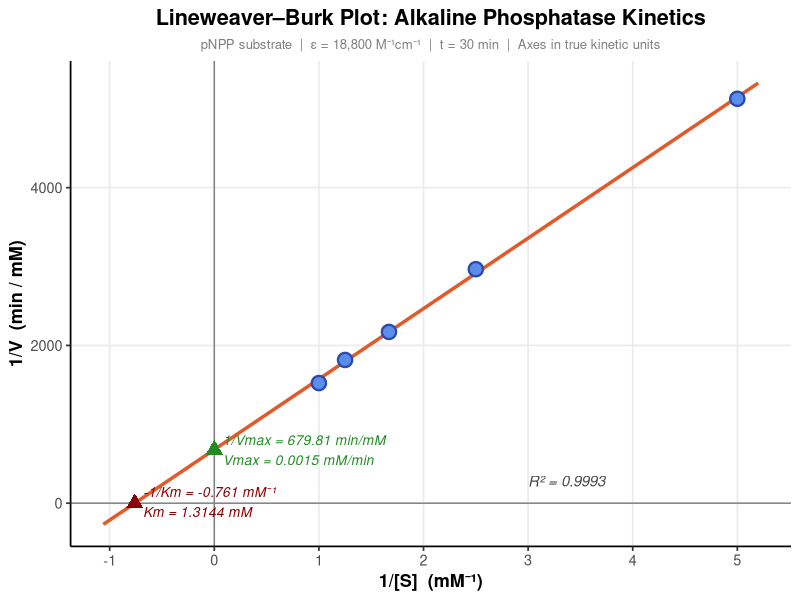
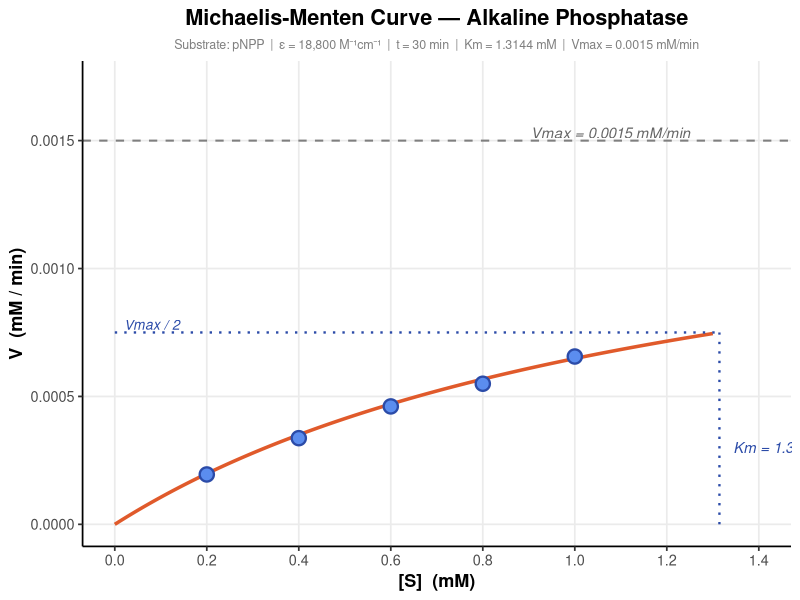
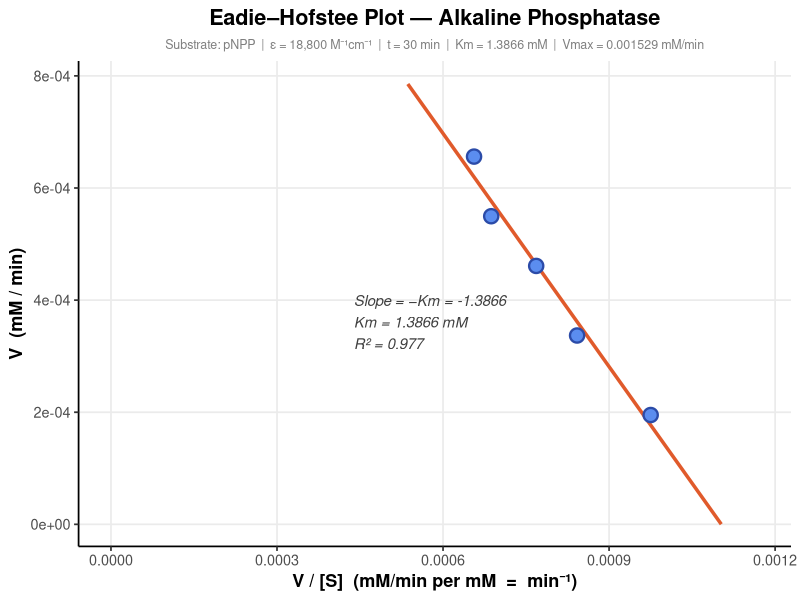

R code for these plots, in order:
# Load required libraries
library(ggplot2)

# ----- Experimental Constants -----
epsilon         <- 18800      # Molar extinction coefficient of pNP at 405 nm (M⁻¹ cm⁻¹)
path_length     <- 1          # Cuvette path length in cm
reaction_time   <- 30         # *** Set your actual reaction time in minutes ***

# Beer-Lambert conversion factor: OD → mM/min
# V (mM/min) = OD × 1000 / (ε × l × t)
# Therefore: 1/V = (ε × l × t) / (OD × 1000)
BL_factor <- (epsilon * path_length * reaction_time) / 1000

cat("=== Beer-Lambert Conversion ===\n")
cat(sprintf("ε (pNP, 405nm) : %d M⁻¹cm⁻¹\n", epsilon))
cat(sprintf("Path length    : %d cm\n", path_length))
cat(sprintf("Reaction time  : %d min\n", reaction_time))
cat(sprintf("Scaling factor : %.2f  [1/V = factor × 1/OD]\n\n", BL_factor))

# ----- Raw Data -----
inv_S  <- c(1, 1.25, 1.67, 2.5, 5)         # 1/[S] in mM⁻¹
inv_OD <- c(2.7, 3.22, 3.85, 5.26, 9.09)   # 1/OD

# ----- Convert 1/OD → 1/V (min/mM) -----
# 1/V = (ε × l × t / 1000) × (1/OD)
inv_V  <- inv_OD * BL_factor

df <- data.frame(inv_S, inv_OD, inv_V)

cat("=== Converted Data ===\n")
print(data.frame(
  "1/[S] (mM⁻¹)" = inv_S,
  "1/OD"          = inv_OD,
  "1/V (min/mM)"  = round(inv_V, 2),
  check.names     = FALSE
))
cat("\n")

# ----- Linear Regression on converted values -----
lm_fit    <- lm(inv_V ~ inv_S, data = df)
intercept <- coef(lm_fit)[1]   # 1/Vmax
slope     <- coef(lm_fit)[2]   # Km/Vmax

# ----- Kinetic Parameters -----
Vmax  <- 1 / intercept         # mM/min
Km    <- slope * Vmax          # mM
x_int <- -intercept / slope    # -1/Km

cat("=== Lineweaver-Burk Kinetic Parameters ===\n")
cat(sprintf("Slope       : %.4f\n", slope))
cat(sprintf("Y-intercept : %.4f min/mM  →  Vmax = %.4f mM/min\n", intercept, Vmax))
cat(sprintf("X-intercept : %.4f mM⁻¹   →  Km   = %.4f mM\n", x_int, Km))
cat(sprintf("R²          : %.4f\n", summary(lm_fit)$r.squared))

# ----- Extended regression line -----
x_range  <- seq(x_int - 0.3, max(inv_S) + 0.2, length.out = 500)
fit_line <- data.frame(
  inv_S = x_range,
  inv_V = intercept + slope * x_range
)

# ----- Intercept points -----
y_int_pt <- data.frame(inv_S = 0,     inv_V = intercept)
x_int_pt <- data.frame(inv_S = x_int, inv_V = 0)

# ----- Plot -----
ggplot() +
  
  # Regression line
  geom_line(data = fit_line,
            aes(x = inv_S, y = inv_V),
            color = "#E05A2B", linewidth = 1.2) +
  
  # Reference axes
  geom_hline(yintercept = 0, color = "grey50", linewidth = 0.5) +
  geom_vline(xintercept = 0, color = "grey50", linewidth = 0.5) +
  
  # Data points
  geom_point(data = df,
             aes(x = inv_S, y = inv_V),
             color = "#2B4BA8", size = 4, shape = 21,
             fill = "#5B8DEF", stroke = 1.2) +
  
  # Y-intercept (1/Vmax)
  geom_point(data = y_int_pt,
             aes(x = inv_S, y = inv_V),
             color = "#228B22", size = 4, shape = 17) +
  annotate("text",
           x = 0.08, y = intercept - 8,
           label = paste0("1/Vmax = ", round(intercept, 2), " min/mM",
                          "\nVmax = ",  round(Vmax, 4), " mM/min"),
           hjust = 0, color = "#228B22", size = 3.5, fontface = "italic") +
  
  # X-intercept (-1/Km)
  geom_point(data = x_int_pt,
             aes(x = inv_S, y = inv_V),
             color = "#8B0000", size = 4, shape = 17) +
  annotate("text",
           x = x_int + 0.08, y = 15,
           label = paste0("-1/Km = ", round(x_int, 3), " mM⁻¹",
                          "\nKm = ",   round(Km, 4), " mM"),
           hjust = 0, color = "#8B0000", size = 3.5, fontface = "italic") +
  
  # R² annotation
  annotate("text",
           x = 3.0, y = 280,
           label = paste0("R² = ", round(summary(lm_fit)$r.squared, 4)),
           hjust = 0, color = "grey30", size = 3.8, fontface = "italic") +
  
  # Labels
  labs(
    title    = "Lineweaver–Burk Plot: Alkaline Phosphatase Kinetics",
    subtitle = paste0("pNPP substrate  |  ε = 18,800 M⁻¹cm⁻¹  |  t = ",
                      reaction_time, " min  |  Axes in true kinetic units"),
    x        = "1/[S]  (mM⁻¹)",
    y        = "1/V  (min / mM)"
  ) +
  
  scale_x_continuous(breaks = seq(-1, 6, by = 1)) +
  
  theme_classic(base_size = 13) +
  theme(
    plot.title       = element_text(face = "bold", hjust = 0.5),
    plot.subtitle    = element_text(hjust = 0.5, color = "grey50", size = 9.5),
    axis.title       = element_text(face = "bold"),
    panel.grid.major = element_line(color = "grey92")
  )
# ============================================================
# ENZYME KINETICS ANALYSIS — ALKALINE PHOSPHATASE (pNPP)
# Plots: Michaelis-Menten & Eadie-Hofstee
# Kinetic parameters sourced from Lineweaver-Burk regression
# ============================================================

library(ggplot2)

# ----- Experimental Constants -----
epsilon       <- 18800   # Molar extinction coefficient of pNP at 405nm (M⁻¹cm⁻¹)
path_length   <- 1       # cm
reaction_time <- 30      # minutes — change to your actual assay time

# Beer-Lambert conversion: V (mM/min) = OD × 1000 / (ε × l × t)
BL_factor <- (epsilon * path_length * reaction_time) / 1000

# ----- Raw Data -----
S_mM     <- c(1.0, 0.8, 0.6, 0.4, 0.2)      # [S] in mM
od_raw   <- c(0.37, 0.31, 0.26, 0.19, 0.11)  # OD at 405nm

# ----- Convert OD → V (mM/min) via Beer-Lambert -----
V_mM_min <- od_raw / BL_factor

df <- data.frame(S = S_mM, V = V_mM_min)

cat("=== Converted Velocity Values ===\n")
print(data.frame(
  "[S] (mM)"   = S_mM,
  "OD"         = od_raw,
  "V (mM/min)" = round(V_mM_min, 6),
  check.names  = FALSE
))

# ----- Kinetic Parameters from Lineweaver-Burk -----
Km   <- 1.3144   # mM  — from LB x-intercept
Vmax <- 0.0015   # mM/min — from LB y-intercept

cat(sprintf("\nUsing LB-derived parameters: Km = %.4f mM | Vmax = %.6f mM/min\n", Km, Vmax))

# ============================================================
# PLOT 1 — MICHAELIS-MENTEN CURVE
# ============================================================

# Smooth theoretical MM curve
S_seq  <- seq(0, max(S_mM) * 1.3, length.out = 500)
V_theo <- (Vmax * S_seq) / (Km + S_seq)
mm_curve_df <- data.frame(S = S_seq, V = V_theo)

# Vmax and Km annotation lines
half_Vmax <- Vmax / 2

mm_plot <- ggplot() +
  
  # Theoretical MM curve
  geom_line(data = mm_curve_df,
            aes(x = S, y = V),
            color = "#E05A2B", linewidth = 1.2) +
  
  # Vmax asymptote (dashed)
  geom_hline(yintercept = Vmax,
             linetype = "dashed", color = "grey50", linewidth = 0.7) +
  
  # Half-Vmax horizontal line
  geom_segment(aes(x = 0, xend = Km,
                   y = half_Vmax, yend = half_Vmax),
               linetype = "dotted", color = "#2B4BA8", linewidth = 0.8) +
  
  # Km vertical drop line
  geom_segment(aes(x = Km, xend = Km,
                   y = 0,   yend = half_Vmax),
               linetype = "dotted", color = "#2B4BA8", linewidth = 0.8) +
  
  # Experimental data points
  geom_point(data = df,
             aes(x = S, y = V),
             color = "#2B4BA8", size = 4, shape = 21,
             fill = "#5B8DEF", stroke = 1.2) +
  
  # Vmax annotation
  annotate("text",
           x = max(S_mM) * 1.25, y = Vmax + 0.00003,
           label = paste0("Vmax = ", round(Vmax, 6), " mM/min"),
           hjust = 1, color = "grey40", size = 3.8, fontface = "italic") +
  
  # Km annotation
  annotate("text",
           x = Km + 0.03, y = half_Vmax * 0.4,
           label = paste0("Km = ", round(Km, 4), " mM"),
           hjust = 0, color = "#2B4BA8", size = 3.8, fontface = "italic") +
  
  # Half-Vmax annotation
  annotate("text",
           x = 0.02, y = half_Vmax + 0.00003,
           label = "Vmax / 2",
           hjust = 0, color = "#2B4BA8", size = 3.5, fontface = "italic") +
  
  scale_x_continuous(breaks = seq(0, 1.4, by = 0.2),
                     limits = c(0, 1.4)) +
  scale_y_continuous(limits = c(0, Vmax * 1.15)) +
  
  labs(
    title    = "Michaelis-Menten Curve — Alkaline Phosphatase",
    subtitle = paste0("Substrate: pNPP  |  ε = 18,800 M⁻¹cm⁻¹  |  t = ",
                      reaction_time, " min  |  Km = ", round(Km, 4),
                      " mM  |  Vmax = ", round(Vmax, 6), " mM/min"),
    x        = "[S]  (mM)",
    y        = "V  (mM / min)"
  ) +
  
  theme_classic(base_size = 13) +
  theme(
    plot.title       = element_text(face = "bold", hjust = 0.5),
    plot.subtitle    = element_text(hjust = 0.5, color = "grey50", size = 9),
    axis.title       = element_text(face = "bold"),
    panel.grid.major = element_line(color = "grey92")
  )

print(mm_plot)

# ============================================================
# PLOT 2 — EADIE-HOFSTEE PLOT
# V vs V/[S]  |  slope = -Km  |  y-intercept = Vmax
# ============================================================

# Calculate V/[S] for each data point
df$V_over_S <- df$V / df$S

# Linear regression: V = Vmax + (-Km) × (V/[S])
eh_fit        <- lm(V ~ V_over_S, data = df)
eh_slope      <- coef(eh_fit)[2]        # should be ≈ -Km
eh_intercept  <- coef(eh_fit)[1]        # should be ≈ Vmax
eh_r2         <- summary(eh_fit)$r.squared

Km_EH   <- -eh_slope
Vmax_EH <- eh_intercept

cat("\n=== Eadie-Hofstee Parameters ===\n")
cat(sprintf("Slope (−Km)  : %.6f  →  Km   = %.4f mM\n",  eh_slope,     Km_EH))
cat(sprintf("Y-intercept  : %.6f  →  Vmax = %.6f mM/min\n", eh_intercept, Vmax_EH))
cat(sprintf("R²           : %.4f\n", eh_r2))

# Regression line for EH plot
x_eh_seq   <- seq(0, max(df$V_over_S) * 1.15, length.out = 300)
eh_line_df <- data.frame(
  V_over_S = x_eh_seq,
  V        = eh_intercept + eh_slope * x_eh_seq
)

eh_plot <- ggplot() +
  
  # Regression line
  geom_line(data = eh_line_df,
            aes(x = V_over_S, y = V),
            color = "#E05A2B", linewidth = 1.2) +
  
  # Data points
  geom_point(data = df,
             aes(x = V_over_S, y = V),
             color = "#2B4BA8", size = 4, shape = 21,
             fill = "#5B8DEF", stroke = 1.2) +
  
  # Y-intercept point (Vmax)
  geom_point(aes(x = 0, y = Vmax_EH),
             color = "#228B22", size = 4, shape = 17) +
  annotate("text",
           x = max(df$V_over_S) * 0.02,
           y = Vmax_EH + 0.000015,
           label = paste0("Vmax = ", round(Vmax_EH, 6), " mM/min"),
           hjust = 0, color = "#228B22", size = 3.8, fontface = "italic") +
  
  # Slope and Km annotation
  annotate("text",
           x = max(df$V_over_S) * 0.45,
           y = max(df$V) * 0.55,
           label = paste0("Slope = −Km = ", round(eh_slope, 4),
                          "\nKm = ", round(Km_EH, 4), " mM",
                          "\nR² = ", round(eh_r2, 4)),
           hjust = 0, color = "grey25", size = 3.8, fontface = "italic") +
  
  scale_x_continuous(limits = c(0, max(df$V_over_S) * 1.2)) +
  scale_y_continuous(limits = c(0, max(df$V) * 1.2)) +
  
  labs(
    title    = "Eadie–Hofstee Plot — Alkaline Phosphatase",
    subtitle = paste0("Substrate: pNPP  |  ε = 18,800 M⁻¹cm⁻¹  |  t = ",
                      reaction_time, " min  |  Km = ", round(Km_EH, 4),
                      " mM  |  Vmax = ", round(Vmax_EH, 6), " mM/min"),
    x        = "V / [S]  (mM/min per mM  =  min⁻¹)",
    y        = "V  (mM / min)"
  ) +
  
  theme_classic(base_size = 13) +
  theme(
    plot.title       = element_text(face = "bold", hjust = 0.5),
    plot.subtitle    = element_text(hjust = 0.5, color = "grey50", size = 9),
    axis.title       = element_text(face = "bold"),
    panel.grid.major = element_line(color = "grey92")
  )

print(eh_plot)
